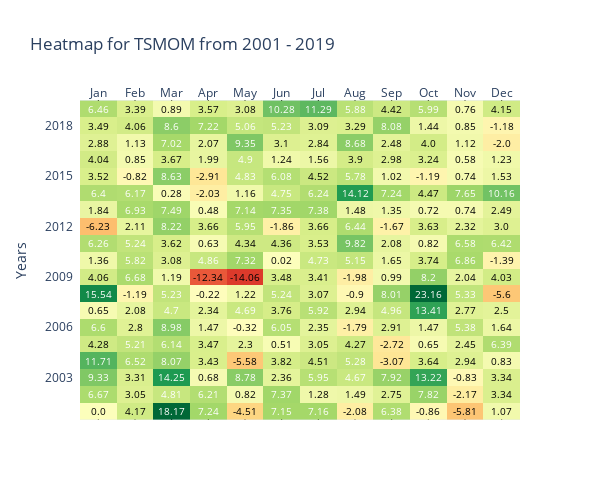
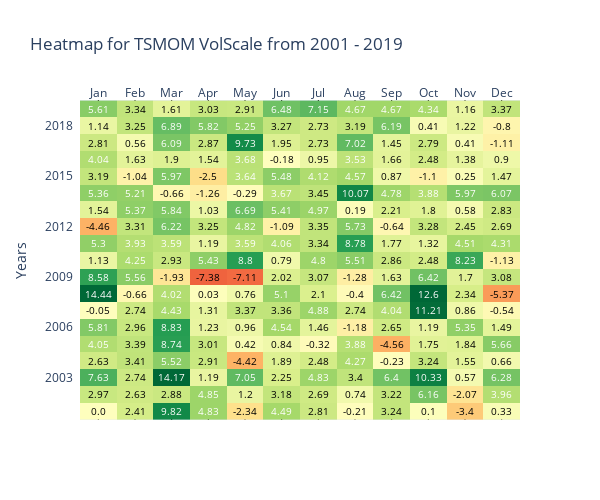

Notebook cell for these charts, in order:
### Code cell
tsmom.get_monthly_heatmap(strat_unlevered,
                          online = False,
                          cmap= 'RdYlGn', 
                          filename = 'IndMomHeatmap.html', 
                          plt_type= 'iplot',
                          vmin = -30, 
                          vmax = 220,
                          height = 500,
#                           width = 550,
                          colors= ['black', 'gray', 'white']
                         )
tsmom.get_monthly_heatmap(strat_levered, 
                          cmap = 'RdYlGn',
                          online = False,
                          filename = 'IndMomVolScaleHeatmap.html', 
                          plt_type= 'iplot', 
                          vmin = -50, 
                          vmax = 220, 
                          height = 500,
#                           width = 550,
                          colors= ['black', 'gray', 'white']
                          )
# tsmom.get_monthly_heatmap(nifty_m_rets, 
#                           cmap = 'RdYlGn',
#                           online = False,
#                           filename = 'NSE500Heatmap.html', 
# #                           width = 550,
#                           plt_type= 'iplot')
